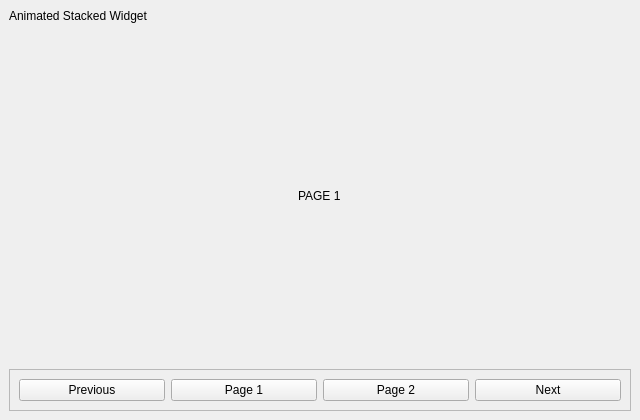
<?xml version='1.0' encoding='utf-8'?>
<ui version="4.0">
 <class>MainWindow</class>
 <widget class="QMainWindow" name="MainWindow">
  <property name="geometry">
   <rect>
    <x>0</x>
    <y>0</y>
    <width>640</width>
    <height>420</height>
   </rect>
  </property>
  <property name="windowTitle">
   <string>QCustomQStackedWidget Showcase</string>
  </property>
  <widget class="QWidget" name="centralwidget">
   <layout class="QVBoxLayout" name="verticalLayout">
    <property name="spacing">16</property>
    <property name="leftMargin">20</property>
    <property name="topMargin">20</property>
    <property name="rightMargin">20</property>
    <property name="bottomMargin">20</property>
    <item>
     <widget class="QLabel" name="titleLabel">
      <property name="text">
       <string>Animated Stacked Widget</string>
      </property>
     </widget>
    </item>
    <item>
     <widget class="QCustomQStackedWidget" name="myStackedWidget">
      <widget class="QWidget" name="page">
       <layout class="QVBoxLayout" name="pageLayout">
        <item alignment="Qt::AlignHCenter|Qt::AlignVCenter">
         <widget class="QLabel" name="label">
          <property name="text">
           <string>PAGE 1</string>
          </property>
         </widget>
        </item>
       </layout>
      </widget>
      <widget class="QWidget" name="page_2">
       <layout class="QVBoxLayout" name="page2Layout">
        <item alignment="Qt::AlignHCenter|Qt::AlignVCenter">
         <widget class="QLabel" name="label_2">
          <property name="text">
           <string>PAGE 2</string>
          </property>
         </widget>
        </item>
       </layout>
      </widget>
      <widget class="QWidget" name="page_3">
       <layout class="QVBoxLayout" name="page3Layout">
        <item alignment="Qt::AlignHCenter|Qt::AlignVCenter">
         <widget class="QLabel" name="label_3">
          <property name="text">
           <string>PAGE 3</string>
          </property>
         </widget>
        </item>
       </layout>
      </widget>
     </widget>
    </item>
    <item>
     <widget class="QFrame" name="frame">
      <property name="frameShape">
       <enum>QFrame::StyledPanel</enum>
      </property>
      <property name="frameShadow">
       <enum>QFrame::Raised</enum>
      </property>
      <layout class="QHBoxLayout" name="horizontalLayout">
       <property name="spacing">12</property>
       <item>
        <widget class="QPushButton" name="prev">
         <property name="text">
          <string>Previous</string>
         </property>
        </widget>
       </item>
       <item>
        <widget class="QPushButton" name="page1">
         <property name="text">
          <string>Page 1</string>
         </property>
        </widget>
       </item>
       <item>
        <widget class="QPushButton" name="page2">
         <property name="text">
          <string>Page 2</string>
         </property>
        </widget>
       </item>
       <item>
        <widget class="QPushButton" name="nxt">
         <property name="text">
          <string>Next</string>
         </property>
        </widget>
       </item>
      </layout>
     </widget>
    </item>
   </layout>
  </widget>
 </widget>
 <customwidgets>
  <customwidget>
   <class>QCustomQStackedWidget</class>
   <extends>QStackedWidget</extends>
   <header location="global">Custom_Widgets.QCustomQStackedWidget.h</header>
   <container>1</container>
  </customwidget>
 <customwidget><class>QPushButton</class><extends>QPushButton</extends><header location="global">Custom_Widgets.Theme.h</header><container>1</container></customwidget><customwidget><class>QLabel</class><extends>QLabel</extends><header location="global">Custom_Widgets.Theme.h</header><container>1</container></customwidget></customwidgets>
 <connections />
</ui>
